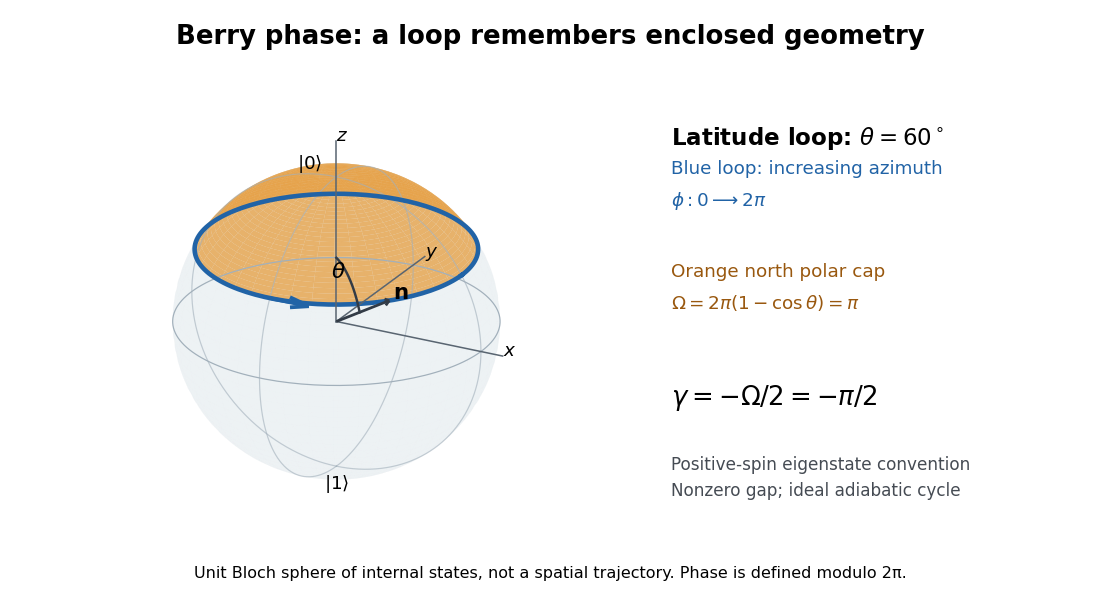

Write Python code to recreate this figure.
"""Draw an original Bloch-sphere latitude and its north polar cap.

Write the opaque basename PNG to CWD. Tested with Python 3.14.4,
NumPy 2.3.5 and Matplotlib 3.10.7. The model follows the positive-spin
eigenstate of n dot sigma, with H = -Delta n dot sigma / 2, Delta > 0.
"""

from pathlib import Path

import matplotlib

matplotlib.use("Agg")
import matplotlib.pyplot as plt
import numpy as np


def main():
    plt.rcParams.update({"font.size": 12, "figure.facecolor": "white"})
    theta = np.pi / 3
    phi = np.linspace(0, 2 * np.pi, 161)
    polar = np.linspace(0, np.pi, 81)
    p, t = np.meshgrid(phi, polar)
    fig = plt.figure(figsize=(10, 5.5), dpi=110, facecolor="white")
    ax = fig.add_axes((0.015, 0.08, 0.57, 0.78), projection="3d", computed_zorder=False)
    ax.plot_surface(np.sin(t) * np.cos(p), np.sin(t) * np.sin(p), np.cos(t),
                    color="#b9cbd5", alpha=0.13, edgecolor="none", shade=False, zorder=0)
    for angle in (0, np.pi / 2):
        ax.plot(np.sin(polar) * np.cos(angle), np.sin(polar) * np.sin(angle),
                np.cos(polar), color="#a2b0bb", lw=0.8, alpha=0.6)
        ax.plot(-np.sin(polar) * np.cos(angle), -np.sin(polar) * np.sin(angle),
                np.cos(polar), color="#a2b0bb", lw=0.8, alpha=0.6)
    ax.plot(np.cos(phi), np.sin(phi), np.zeros_like(phi), color="#a2b0bb", lw=0.8)
    cap_p, cap_t = np.meshgrid(phi, np.linspace(0, theta, 31))
    ax.plot_surface(np.sin(cap_t) * np.cos(cap_p), np.sin(cap_t) * np.sin(cap_p),
                    np.cos(cap_t), color="#e6a044", alpha=0.78, shade=False,
                    linewidth=0, antialiased=True, zorder=1)
    ax.plot(np.sin(theta) * np.cos(phi), np.sin(theta) * np.sin(phi),
            np.full_like(phi, np.cos(theta)), color="#2163a6", lw=3.0)
    start = -np.pi / 2
    xyz = np.array([np.sin(theta) * np.cos(start), np.sin(theta) * np.sin(start), np.cos(theta)])
    tangent = np.array([-np.sin(start), np.cos(start), 0])
    ax.quiver(*xyz, *tangent, length=0.27, color="#2163a6", lw=2.5,
              arrow_length_ratio=0.5, normalize=True)
    for direction, label in (([1.15, 0, 0], "$x$"), ([0, 1.15, 0], "$y$"), ([0, 0, 1.25], "$z$")):
        ax.plot([0, direction[0]], [0, direction[1]], [0, direction[2]], color="#596571", lw=1)
        ax.text(*direction, label, fontsize=12)
    direction_phi = -0.7
    n = np.array([np.sin(theta) * np.cos(direction_phi), np.sin(theta) * np.sin(direction_phi), np.cos(theta)])
    ax.quiver(0, 0, 0, *n, color="#323b46", length=1, lw=1.8, arrow_length_ratio=0.08)
    arc = np.linspace(0, theta, 80)
    ax.plot(0.44 * np.sin(arc) * np.cos(direction_phi),
            0.44 * np.sin(arc) * np.sin(direction_phi), 0.44 * np.cos(arc), color="#323b46", lw=1.6)
    ax.text(0.12, -0.3, 0.44, r"$\theta$", fontsize=14, zorder=4)
    ax.text(*(1.08 * n), r"$\mathbf{n}$", fontsize=14, zorder=4)
    ax.text(0, 0, -1.16, r"$|1\rangle$", ha="center", fontsize=12)
    ax.text(-0.1, 0, 1.03, r"$|0\rangle$", ha="right", fontsize=12)
    ax.set(xlim=(-1.2, 1.2), ylim=(-1.2, 1.2), zlim=(-1.2, 1.3))
    ax.set_box_aspect((1, 1, 1), zoom=1.4)
    ax.set_proj_type("ortho")
    ax.view_init(elev=23, azim=-62)
    ax.set_axis_off()
    fig.suptitle("Berry phase: a loop remembers enclosed geometry", fontsize=17, weight="bold", y=0.96)
    fig.text(0.61, 0.76, r"Latitude loop: $\theta=60^\circ$", fontsize=15, weight="bold")
    fig.text(0.61, 0.66, "Blue loop: increasing azimuth\n" + r"$\phi:0\longrightarrow 2\pi$", color="#2163a6", linespacing=1.7)
    fig.text(0.61, 0.49, "Orange north polar cap\n" + r"$\Omega=2\pi(1-\cos\theta)=\pi$", color="#99580f", linespacing=1.7)
    fig.text(0.61, 0.33, r"$\gamma=-\Omega/2=-\pi/2$", fontsize=17)
    fig.text(0.61, 0.18, "Positive-spin eigenstate convention\nNonzero gap; ideal adiabatic cycle", fontsize=11, color="#454b53", linespacing=1.6)
    fig.text(0.5, 0.045, "Unit Bloch sphere of internal states, not a spatial trajectory. Phase is defined modulo 2π.",
             ha="center", fontsize=10.5)
    fig.savefig(Path.cwd() / Path(__file__).with_suffix(".png").name,
                facecolor="white", transparent=False)
    plt.close(fig)


if __name__ == "__main__":
    main()
